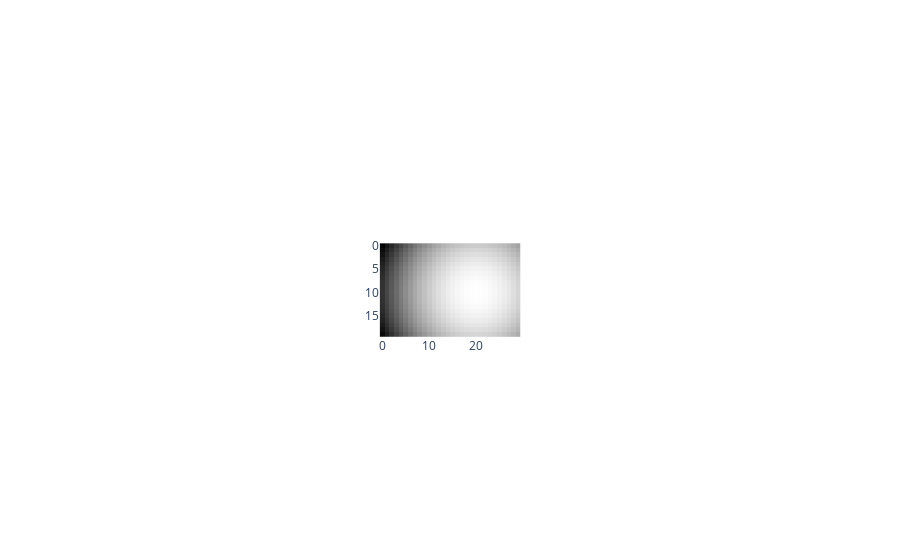

Notebook code for this chart:
### Code cell
def create_mountain():
    def f(x, y):
        return 1 - (x - 2 * COLUMNS // 3) ** 2 - (y - ROWS // 2) ** 2

    mountain = [[f(x, y) for x in range(COLUMNS)] for y in range(ROWS)]
    min_value = min(min(mountain))
    for y in range(ROWS):
        for x in range(COLUMNS):
            mountain[y][x] = [mountain[y][x] - min_value] * 3

    min_value = min(min(min(mountain)))
    max_value = max(max(max(mountain)))
    mountain_image = go.Image(z=mountain, zmin=[min_value]*4, zmax=[max_value]*4)
    return mountain, mountain_image


MOUNTAIN, mountain_image = create_mountain()
go.Figure(mountain_image)

### Figure 1 — Plotly figure (JSON) as saved in the notebook; plotly's stock layout.template omitted (floating-point values rounded to 4 significant figures; data arrays with more than 128 entries replaced by an {"elided": "..."} marker saying what was removed)
{"data": [{"type": "image", "z": {"elided": "20x30x3 int values"}, "zmax": [500, 500, 500, 500], "zmin": [0, 0, 0, 0]}], "layout": {"autosize": true, "xaxis": {"autorange": true, "domain": [0.405, 0.595], "range": [-0.5, 29.5]}, "yaxis": {"autorange": true, "domain": [0.01407, 0.9859], "range": [19.5, -0.5]}}}
